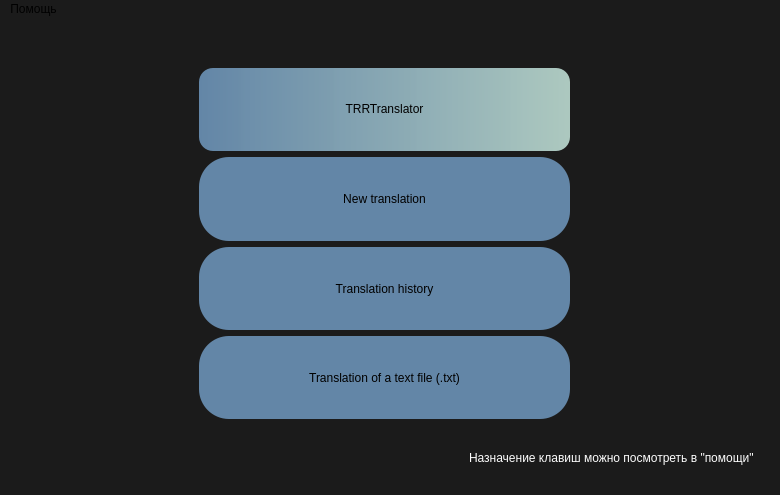
<?xml version="1.0" encoding="UTF-8"?>
<ui version="4.0">
 <class>WelcomeWindow</class>
 <widget class="QMainWindow" name="WelcomeWindow">
  <property name="geometry">
   <rect>
    <x>0</x>
    <y>0</y>
    <width>780</width>
    <height>495</height>
   </rect>
  </property>
  <property name="windowTitle">
   <string>WelcomeWindow</string>
  </property>
  <property name="styleSheet">
   <string notr="true">background-color: rgb(27, 27, 27);</string>
  </property>
  <widget class="QWidget" name="centralwidget">
   <layout class="QVBoxLayout" name="verticalLayout">
    <item>
     <widget class="QWidget" name="widget" native="true">
      <property name="styleSheet">
       <string notr="true"/>
      </property>
      <widget class="QWidget" name="verticalLayoutWidget">
       <property name="geometry">
        <rect>
         <x>190</x>
         <y>40</y>
         <width>371</width>
         <height>351</height>
        </rect>
       </property>
       <layout class="QVBoxLayout" name="verticalLayout_2">
        <item>
         <widget class="QLabel" name="label">
          <property name="toolTip">
           <string/>
          </property>
          <property name="styleSheet">
           <string notr="true">font: 23pt &quot;Pristina&quot;;
color: rgb(0, 0, 0);
background-color: qlineargradient(spread:pad, x1:0, y1:0, x2:1, y2:0, stop:0 rgba(99, 134, 167), stop:1 rgba(200, 233, 222, 215));
border-radius: 14px;  </string>
          </property>
          <property name="text">
           <string>&lt;html&gt;&lt;head/&gt;&lt;body&gt;&lt;p align=&quot;center&quot;&gt;TRRTranslator&lt;/p&gt;&lt;/body&gt;&lt;/html&gt;</string>
          </property>
         </widget>
        </item>
        <item>
         <widget class="QPushButton" name="newtranslation_button">
          <property name="enabled">
           <bool>true</bool>
          </property>
          <property name="sizePolicy">
           <sizepolicy hsizetype="Preferred" vsizetype="Preferred">
            <horstretch>0</horstretch>
            <verstretch>0</verstretch>
           </sizepolicy>
          </property>
          <property name="maximumSize">
           <size>
            <width>16777215</width>
            <height>100</height>
           </size>
          </property>
          <property name="cursor">
           <cursorShape>PointingHandCursor</cursorShape>
          </property>
          <property name="styleSheet">
           <string notr="true">background-color: rgb(99, 134, 167); 
font: 81 14pt &quot;Rockwell Extra Bold&quot;;
border-radius: 30px;  </string>
          </property>
          <property name="text">
           <string>New translation</string>
          </property>
          <property name="checkable">
           <bool>false</bool>
          </property>
         </widget>
        </item>
        <item>
         <widget class="QPushButton" name="translationhistory_button">
          <property name="enabled">
           <bool>true</bool>
          </property>
          <property name="sizePolicy">
           <sizepolicy hsizetype="Preferred" vsizetype="Preferred">
            <horstretch>0</horstretch>
            <verstretch>0</verstretch>
           </sizepolicy>
          </property>
          <property name="maximumSize">
           <size>
            <width>16777215</width>
            <height>100</height>
           </size>
          </property>
          <property name="cursor">
           <cursorShape>PointingHandCursor</cursorShape>
          </property>
          <property name="styleSheet">
           <string notr="true">background-color: rgb(99, 134, 167); 
font: 81 12pt &quot;Rockwell Extra Bold&quot;;
border-radius: 30px;  </string>
          </property>
          <property name="text">
           <string>Translation history</string>
          </property>
          <property name="checkable">
           <bool>false</bool>
          </property>
         </widget>
        </item>
        <item>
         <widget class="QPushButton" name="translatetxtfile_button">
          <property name="enabled">
           <bool>true</bool>
          </property>
          <property name="sizePolicy">
           <sizepolicy hsizetype="Preferred" vsizetype="Preferred">
            <horstretch>0</horstretch>
            <verstretch>0</verstretch>
           </sizepolicy>
          </property>
          <property name="maximumSize">
           <size>
            <width>16777215</width>
            <height>100</height>
           </size>
          </property>
          <property name="cursor">
           <cursorShape>PointingHandCursor</cursorShape>
          </property>
          <property name="styleSheet">
           <string notr="true">background-color: rgb(99, 134, 167); 
font: 81 12pt &quot;Rockwell Extra Bold&quot;;
border-radius: 30px;  </string>
          </property>
          <property name="text">
           <string>Translation of a text file (.txt)</string>
          </property>
          <property name="checkable">
           <bool>false</bool>
          </property>
         </widget>
        </item>
       </layout>
      </widget>
      <widget class="QLabel" name="label_2">
       <property name="geometry">
        <rect>
         <x>460</x>
         <y>420</y>
         <width>301</width>
         <height>20</height>
        </rect>
       </property>
       <property name="styleSheet">
        <string notr="true">color: rgb(253, 253, 253);
font: 7pt &quot;Palatino Linotype&quot;;</string>
       </property>
       <property name="text">
        <string>Назначение клавиш можно посмотреть в &quot;помощи&quot;</string>
       </property>
      </widget>
     </widget>
    </item>
   </layout>
  </widget>
  <widget class="QMenuBar" name="menubar">
   <property name="geometry">
    <rect>
     <x>0</x>
     <y>0</y>
     <width>780</width>
     <height>26</height>
    </rect>
   </property>
   <widget class="QMenu" name="menu">
    <property name="title">
     <string>Помощь</string>
    </property>
    <addaction name="action"/>
   </widget>
   <addaction name="menu"/>
  </widget>
  <action name="action">
   <property name="text">
    <string>назначение кнопок</string>
   </property>
  </action>
 </widget>
 <resources/>
 <connections/>
</ui>
